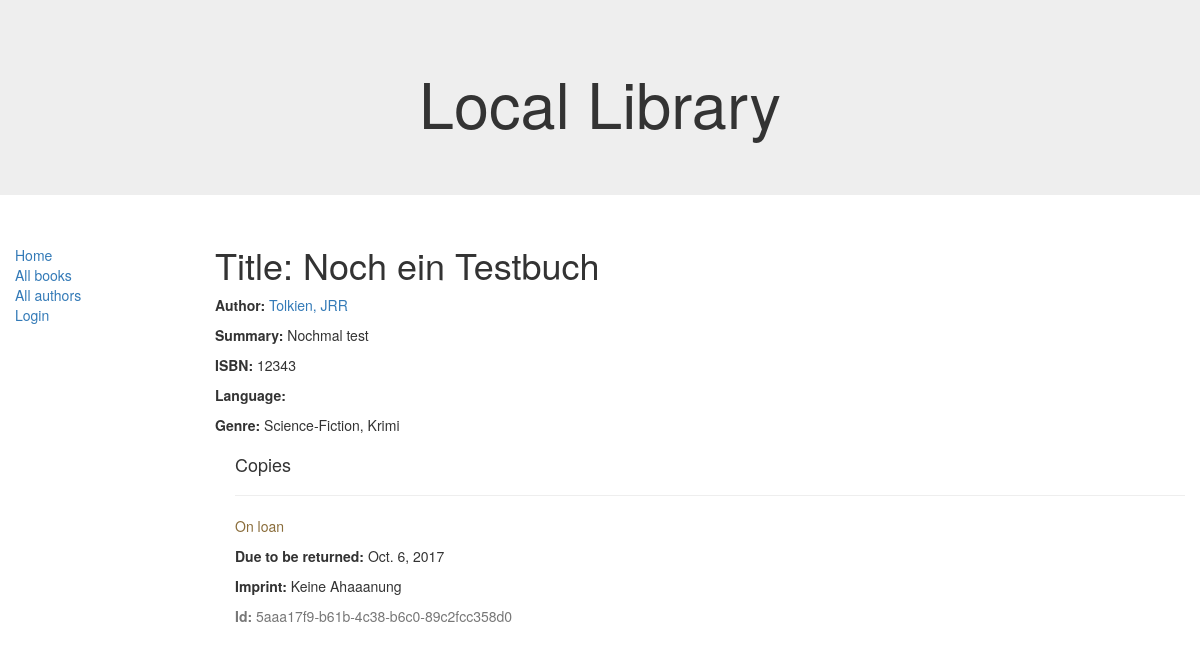
/catalog/book/2, run on an earlier commit of the app's database.
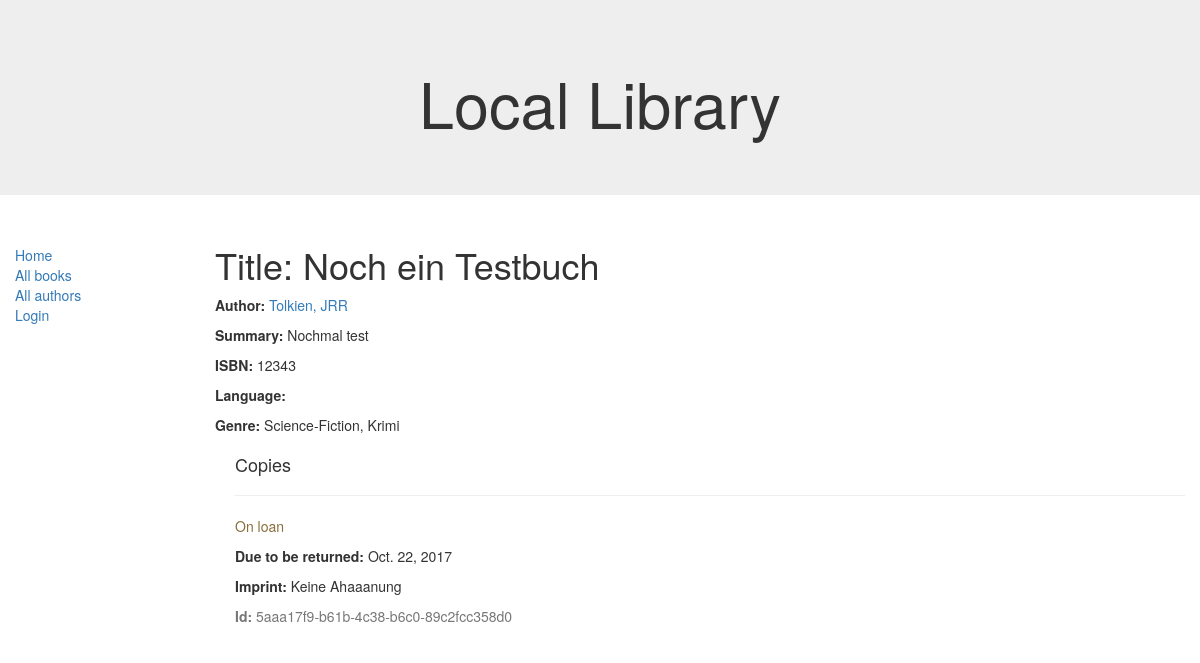
And on a later commit of the database.
### catalog/models.py (models this page shows, shortened)
class BookInstance(models.Model):
    id = models.UUIDField(primary_key=True, default=uuid.uuid4,
                          help_text="Unique ID for this particular book across whole library")
    book = models.ForeignKey('Book', on_delete=models.SET_NULL, null=True)
    imprint = models.CharField(max_length=200)
    due_back = models.DateField(null=True, blank=True)
    borrower = models.ForeignKey(User, on_delete=models.SET_NULL, null=True, blank=True)
    LOAN_STATUS = (
        ('m', 'Maintenance'),
        ('o', 'On loan'),
        ('a', 'Available'),
        ('r', 'Reserved'),
    )
    status = models.CharField(max_length=1, choices=LOAN_STATUS, blank=True, default='m', help_text='Book availability')
    class Meta:
        ordering = ["due_back"]
        permissions = (("can_mark_returned", "Set book as returned"),)

### catalog/views.py (the view)
# urls.py: url(r'^book/(?P<pk>\d+)$', views.BookDetailView.as_view(), name='book-detail'), # matches agains 'book/' followed
class BookDetailView(generic.DetailView):
    model = Book

### catalog/models.py (called while the page is built)
    def __str__(self):
        return self.name

    def __str__(self):
        return '%s, %s' % (self.last_name, self.first_name)

### catalog/templates/catalog/book_detail.html (shortened to what this page needs)
{% extends "base_generic.html" %}
{% block content %}
    <h1>Title: {{ book.title }}</h1>
    <p><strong>Author:</strong> <a href="">{{ book.author }}</a></p>
    <p><strong>Summary:</strong> {{ book.summary }}</p>
    <p><strong>ISBN:</strong> {{ book.isbn }}</p>
    <p><strong>Language:</strong> {{ book.language }}</p>
    <p><strong>Genre:</strong> {% for genre in book.genre.all %} {{ genre }}{% if not forloop.last %}, {% endif %}{% endfor %}</p>
    <div style="margin-left:20px;margin-top:20px">
        <h4>Copies</h4>
        {% for copy in book.bookinstance_set.all %}
        <hr>
        <p class="{% if copy.status == 'a' %}text-success{% elif copy.status == 'd' %}text-danger{% else %}text-warning{% endif %}">{{ copy.get_status_display }}</p>
        {% if copy.status != 'a' %}<p><strong>Due to be returned:</strong> {{copy.due_back}}</p>{% endif %}
        <p><strong>Imprint:</strong> {{copy.imprint}}</p>
        <p class="text-muted"><strong>Id:</strong> {{copy.id}}</p>
         {% endfor %}
    </div>
{% endblock %}

What changed in the data, as far as the page shows it:
changed BookInstance "On loan": due_back "Oct. 6, 2017" → "Oct. 22, 2017"
